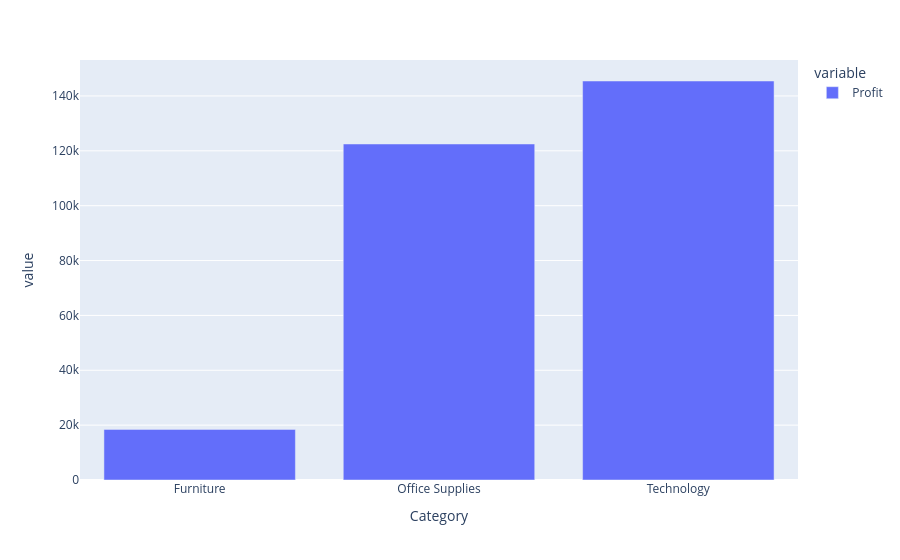

Write notebook code for a chart like this one.
### Code cell
fig=px.bar(category_based_profit)
fig.show()

### Figure 1 — Plotly figure (JSON) as saved in the notebook; plotly's stock layout.template omitted (floating-point values rounded to 4 significant figures)
{"data": [{"hovertemplate": "variable=Profit<br>Category=%{x}<br>value=%{y}<extra></extra>", "legendgroup": "Profit", "marker": {"color": "#636efa", "pattern": {"shape": ""}}, "name": "Profit", "orientation": "v", "showlegend": true, "textposition": "auto", "x": ["Furniture", "Office Supplies", "Technology"], "xaxis": "x", "y": [18450.0, 122500.0, 145500.0], "yaxis": "y", "type": "bar"}], "layout": {"xaxis": {"anchor": "y", "domain": [0.0, 1.0], "title": {"text": "Category"}}, "yaxis": {"anchor": "x", "domain": [0.0, 1.0], "title": {"text": "value"}}, "legend": {"title": {"text": "variable"}, "tracegroupgap": 0}, "margin": {"t": 60}, "barmode": "relative"}}
